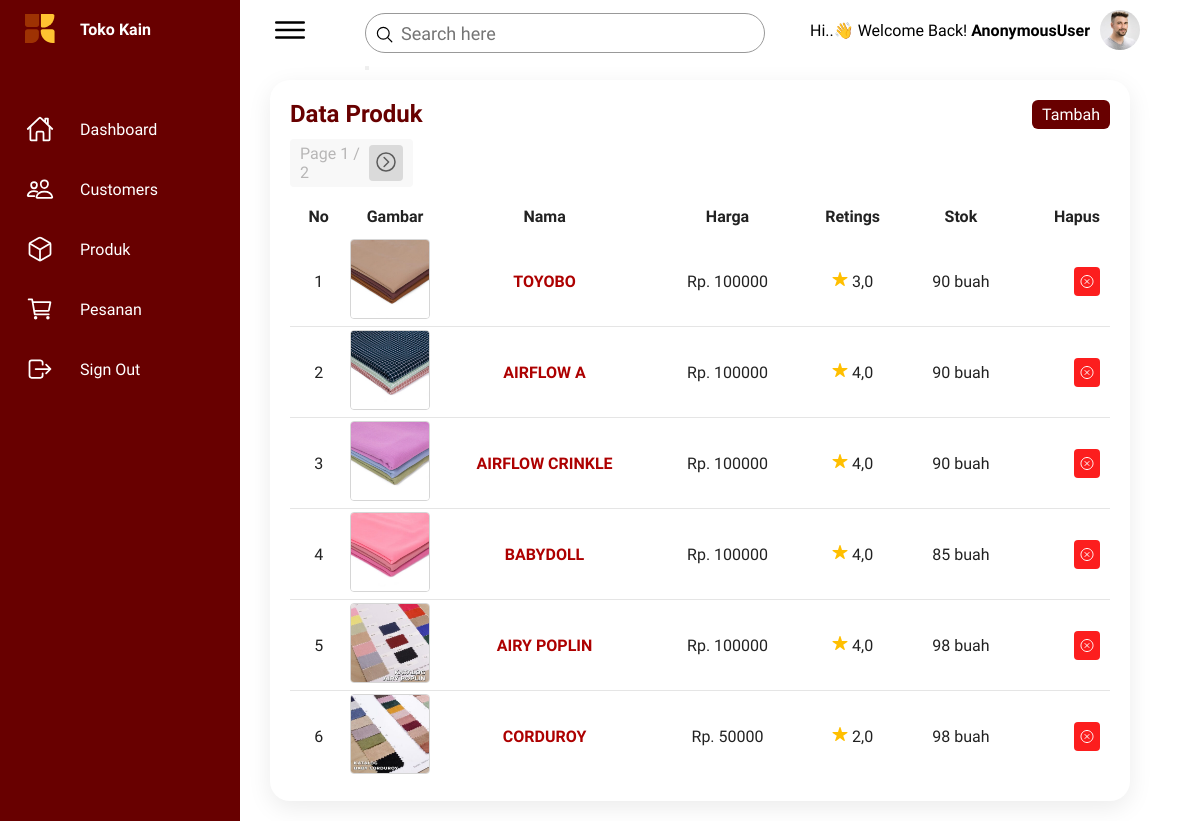
The page /produk-list/ on the database its author committed.
### greenstore_app/models.py (models this page shows, shortened)
class Produk(models.Model):
    img_produk = models.ImageField(upload_to='produk')
    nama_produk = models.CharField(max_length=100)
    rettings = models.FloatField()
    harga = models.IntegerField()
    stok = models.IntegerField(default=0)

### greenstore_app/views.py (the view)
# urls.py: path('produk-list/', BarangListView.as_view(), name='barang'),
class BarangListView(ListView):
    model = Produk
    template_name = 'dsh_barang.html'
    context_object_name = 'produk_list'
    ordering = ['-id']
    paginate_by = 6
    def get_queryset(self):
        query = self.request.GET.get('q')
        if query:
            return Produk.objects.filter(nama_produk__icontains=query).order_by('-id')
        return Produk.objects.all().order_by('-id')
    def get_context_data(self, **kwargs):
        context = super().get_context_data(**kwargs)
        context['search_query'] = self.request.GET.get('q', '')
        return context

### templates/dsh_barang.html (shortened to what this page needs)
{% load static %}
<!DOCTYPE html>
<html lang="en">
<head>
    <link rel="stylesheet" href="{% static 'css/dashboard.css' %}">
</head>
<body>
    <div class="container">
        <div class="navigation">
            <ul>
                <li>
                    <a href="">
                        <span class="icon">
                            <img src="{% static 'img/logo.svg' %}" alt="Toko Kain" style="width: 30px;">
                        </span>
                        <span class="title" style="font-weight: bold;">Toko Kain</span>
                    </a>
                </li>
                <li>
                    <a href="{% url 'dashboard' %}">
                        <span class="icon">
                            <ion-icon name="home-outline"></ion-icon>
                        </span>
                        <span class="title">Dashboard</span>
                    </a>
                </li>
                <li>
                    <a href="{% url 'customor' %}">
                        <span class="icon">
                            <ion-icon name="people-outline"></ion-icon>
                        </span>
                        <span class="title">Customers</span>
                    </a>
                </li>
                <li>
                    <a href="{% url 'barang' %}">
                        <span class="icon">
                            <ion-icon name="cube-outline"></ion-icon>
                        </span>
                        <span class="title">Produk</span>
                    </a>
                </li>
                <li>
                    <a href="{% url 'pesanan' %}">
                        <span class="icon">
                            <ion-icon name="cart-outline"></ion-icon>
                        </span>
                        <span class="title">Pesanan</span>
                    </a>
                </li>
                <li>
                     <a href="#" id="signoutlink">
                        <span class="icon">
                            <ion-icon name="log-out-outline"></ion-icon>
                        </span>
                        <span class="title">Sign Out</span>
                    </a>
                </li>
            </ul>
        </div>
        <div class="main">
            <div class="topbar">
                <div class="toggle">
                    <ion-icon name="menu-outline"></ion-icon>
                </div>
                <div class="search">
                    <form method="GET">
                        <label>
                            <input type="text" name="q" placeholder="Search here" style="margin-top: 25px;">
                            <button type="submit"><ion-icon name="search-outline"></ion-icon></button>
                        </label>
                    </form>
                </div>
                <div class="" style="display: flex; gap: 10px; align-items: center;">
                    <h4 style="text-transform: capitalize;"> <span style="font-weight: 200;">hi..👋 welcome back! </span> {{user}}</h4>
                    <div class="user">
                        <img src="{% static 'img/customer01.jpg' %}" alt="user">
                     </div>
                </div>
            </div>
            <div class="details">
                <div class="recentOrders">
                    <div class="cardHeader">
                        <h2>Data Produk</h2>
                        <a href="#" class="btn" onclick="window.dialog.showModal();">Tambah</a>
                    </div>
                    <table>
                        <thead>
                            <tr style="text-align: center;">
                                <td>No</td>
                                <td>Gambar</td>
                                <td>Nama</td>
                                <td>Harga</td>
                                <td>Retings</td>
                                <td>Stok</td>
                                <td>Hapus</td>
                            </tr>
                        </thead>
                        <tbody>
                            {% for produk in produk_list %}
                                <tr>
                                    <td style="text-align: center;">{{ forloop.counter }}</td>
                                    <td style="width: 80px; height: 80px; padding: 3px;">
                                        <img src="{{ produk.img_produk.url }}" alt="{{ produk.nama_produk }}" style="width: 80px; height: 80px; border: 1px solid rgb(214, 214, 214); border-radius: 4px;">
                                    </td>
                                    <td >
                                        <a href="#" class="edit-produk-btn" data-produk-id="{{ produk.id }}">
                                            {{ produk.nama_produk }}
                                        </a>
                                    </td>
                                    <td style="text-align: center;">Rp. {{ produk.harga }}</td>
                                    <td style="text-align: center;">
                                        <ion-icon name="star" style="color:rgb(255, 191, 0);"></ion-icon> {{ produk.rettings }}
                                    </td>
                                    <td style="text-align: center;">{{ produk.stok }} buah</td>
                                    <td>
                                        <a href="#" class="delete-user-btn" data-user-id="{{ produk.id }}" style="background-color: rgb(252, 30, 30); padding:5px; border-radius: 4px; color: white;">
                                            <ion-icon name="close-circle-outline" style="transform: translateY(2.5px);"></ion-icon>
                                        </a>
                                    </td>
                                </tr>
                            {% endfor %}
                        </tbody>
                        <div class="pagination" >
                            {% if is_paginated %}
                                <span class="step-links">
                                    <span class="current" style="color: #b7b6b6;">
                                        Page {{ page_obj.number }} / {{ page_obj.paginator.num_pages }}
                                    </span>
                                    {% if page_obj.has_next %}
                                        <a href="?q={{ search_query }}&page={{ page_obj.next_page_number }}">
                                            <ion-icon name="chevron-forward-circle-outline" id="pgkanan"></ion-icon>
                                        </a>
                                    {% endif %}
                                </span>
                            {% endif %}
                        </div>
                    </table>
                </div>
            </div>
        </div>
    </div>
</body>
</html>

### static/css/dashboard.css (style rules this page uses)
* { font-family: "Ubuntu", sans-serif; margin: 0; padding: 0; box-sizing: border-box; }
:root { --satu: #FFC331; --dua: #ad0000; --blue: #680000; --white: #fff; --gray: #f5f5f5; --black1: #222; --black2: #999; --vs-primary: 29 92 255; }
body { min-height: 100vh; overflow-x: hidden; }
.container { position: relative; width: 100%; }
.navigation { position: fixed; width: 240px; height: 100%; background: var(--blue); border-left: 10px solid var(--blue); transition: 0.5s; overflow: hidden; }
.navigation ul { position: absolute; top: 0; left: 0; width: 100%; }
.navigation ul li { position: relative; width: 100%; list-style: none; border-top-left-radius: 30px; border-bottom-left-radius: 30px; }
.navigation ul li:nth-child(1) { margin-bottom: 40px; pointer-events: none; }
.navigation ul li a { position: relative; display: block; width: 100%; display: flex; text-decoration: none; color: var(--white); }
.navigation ul li a .icon { position: relative; display: block; min-width: 60px; height: 60px; line-height: 75px; text-align: center; }
.navigation ul li a .icon ion-icon { font-size: 1.75rem; }
.navigation ul li a .title { position: relative; display: block; padding: 0 10px; height: 60px; line-height: 60px; text-align: start; white-space: nowrap; }
.main { position: absolute; width: calc(100% - 300px); left: 250px; min-height: 100vh; background: var(--white); transition: 0.5s; }
.topbar { width: 100%; height: 60px; display: flex; justify-content: space-between; align-items: center; padding: 0 10px; }
.toggle { position: relative; width: 60px; height: 60px; display: flex; justify-content: center; align-items: center; font-size: 2.5rem; cursor: pointer; }
.search { position: relative; width: 400px; margin: 0 10px; }
.search label { position: relative; width: 100%; }
.search label input { width: 100%; height: 40px; border-radius: 40px; padding: 5px 20px; padding-left: 35px; font-size: 18px; outline: none; border: 1px solid var(--black2); }
.search label ion-icon { position: absolute; top: 0; left: 10px; font-size: 1.2rem; }
.user { position: relative; width: 40px; height: 40px; border-radius: 50%; overflow: hidden; cursor: pointer; }
.user img { position: absolute; top: 0; left: 0; width: 100%; height: 100%; object-fit: cover; }
.details { position: relative; width: 100%; padding: 20px; display: grid; grid-template-columns: 1fr; grid-gap: 30px; }
.details .recentOrders { position: relative; min-height: 500px; background: var(--white); padding: 20px; box-shadow: 0 7px 25px rgba(0, 0, 0, 0.08); border-radius: 20px; }
.details .cardHeader { display: flex; justify-content: space-between; align-items: flex-start; }
.cardHeader h2 { font-weight: 600; color: var(--blue); }
.cardHeader .btn { position: relative; padding: 5px 10px; background: var(--blue); text-decoration: none; color: var(--white); border-radius: 6px; }
.details table { width: 100%; border-collapse: collapse; margin-top: 10px; }
.details table thead td { font-weight: 600; }
.details .recentOrders table tr { color: var(--black1); border-bottom: 1px solid rgba(0, 0, 0, 0.1); }
.details .recentOrders table tbody tr td a { color: var(--dua); text-decoration: none; font-weight: bold; text-transform: uppercase; }
.details .recentOrders table tr:last-child { border-bottom: none; }
.details .recentOrders table tr td { padding: 10px; }
.details .recentOrders table tr td:last-child { text-align: end; }
.details .recentOrders table tr td:nth-child(2) { text-align: end; }
.details .recentOrders table tr td:nth-child(3) { text-align: center; }

### templates/dsh_barang.html (style rules this page uses)
.pagination { margin-top: 10px; }
.pagination .step-links { padding: 5px 10px; background-color: #f8f8f8; display: flex; justify-content: space-between; align-items: center; width: 15%; border-radius: 4px; }
.pagination .step-links a { padding: 5px 5px 3px 5px; border-radius: 4px; background-color: #dadada; color: rgb(91, 91, 91); }
.pagination .step-links a #pgkiri, #pgkanan { width: 24px; height: 24px; }

### rows shown on the page
Produk: img_produk (picture), nama_produk "TOYOBO", harga "100000", rettings "3,0", stok "90"
Produk: img_produk (picture), nama_produk "AIRFLOW A", harga "100000", rettings "4,0", stok "90"
Produk: img_produk (picture), nama_produk "AIRFLOW CRINKLE", harga "100000", rettings "4,0", stok "90"
Produk: img_produk (picture), nama_produk "BABYDOLL", harga "100000", rettings "4,0", stok "85"
Produk: img_produk (picture), nama_produk "AIRY POPLIN", harga "100000", rettings "4,0", stok "98"
Produk: img_produk (picture), nama_produk "CORDUROY", harga "50000", rettings "2,0", stok "98"

### other values the page prints
{{ user }} "AnonymousUser"
{{ page_obj.number }} "1"
{{ page_obj.paginator.num_pages }} "2"
